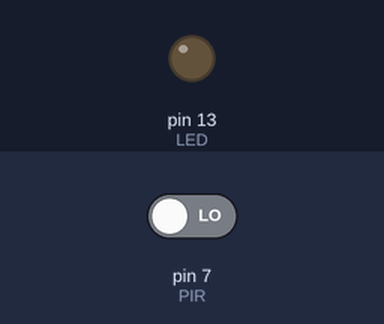
Simulated run of this sketch. Board: Arduino Uno, built with avr-gcc and run on an emulated ATmega328P. Shown: output pins drawn as LEDs (lit = HIGH). The inputs (shaded band) are chosen by the test bench; at power-on: pin 7 (PIR) LOW. What the sketch prints to the serial monitor is not drawn.

Above: at 1.2 s.
1.3 s: pin 7 (PIR) driven HIGH
At 2.1 s:
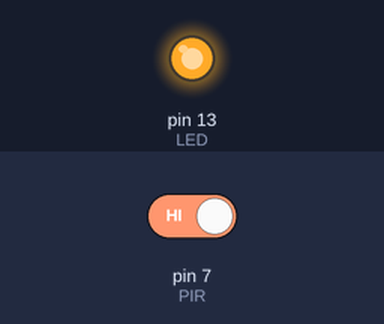
4.3 s: pin 7 (PIR) driven LOW
At 4.9 s:
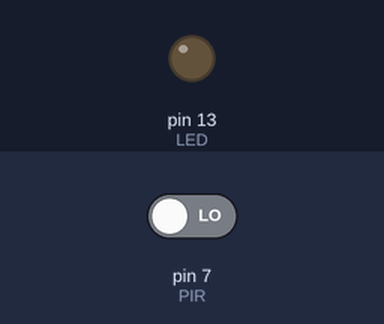
Timing chart, 0 to 7.3 s (numbered marks = the images above; inputs shaded):
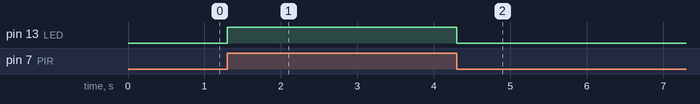

The sketch:

M1.1.ino
```cpp
int PIR = 7;
int LED = 13;
void setup()
{
  Serial.begin(9600);
  pinMode(LED, OUTPUT);
  pinMode(PIR,INPUT);
}

void loop()
{

  if(digitalRead(PIR) == HIGH){
    Serial.print("Motion Detected ");
    digitalWrite(LED,HIGH);
    delay(1000);
    digitalWrite(LED,LOW);

  }

}
```

Measured:
- after the input at 1.3 s, pin 13 (LED): LOW → HIGH at once
- after the input at 4.3 s, pin 13 (LED): HIGH → LOW at once
